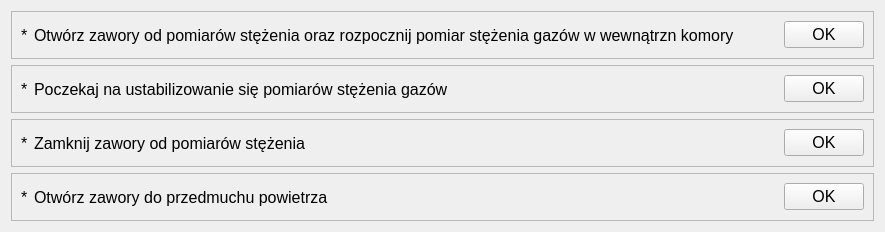
<?xml version="1.0" encoding="UTF-8"?>
<ui version="4.0">
 <class>NowyTest_8</class>
 <widget class="TestPage" name="NowyTest_8">
  <property name="geometry">
   <rect>
    <x>0</x>
    <y>0</y>
    <width>885</width>
    <height>232</height>
   </rect>
  </property>
  <property name="font">
   <font>
    <pointsize>12</pointsize>
   </font>
  </property>
  <property name="windowTitle">
   <string>WizardPage</string>
  </property>
  <property name="title" stdset="0">
   <string>Rozpoczęcie pomiarów</string>
  </property>
  <property name="subTitle" stdset="0">
   <string>Stanowisko jest gotowe do rozpoczęcia pomiarów.</string>
  </property>
  <layout class="QVBoxLayout" name="verticalLayout">
   <item>
    <widget class="QFrame" name="frame_1">
     <property name="frameShape">
      <enum>QFrame::StyledPanel</enum>
     </property>
     <property name="frameShadow">
      <enum>QFrame::Raised</enum>
     </property>
     <layout class="QHBoxLayout" name="horizontalLayout">
      <item>
       <widget class="QLabel" name="arrow_1">
        <property name="text">
         <string>*</string>
        </property>
       </widget>
      </item>
      <item>
       <widget class="QLabel" name="txt_1">
        <property name="text">
         <string>Otwórz zawory od pomiarów stężenia oraz rozpocznij pomiar stężenia gazów w wewnątrzn komory</string>
        </property>
       </widget>
      </item>
      <item>
       <spacer name="horizontalSpacer">
        <property name="orientation">
         <enum>Qt::Horizontal</enum>
        </property>
        <property name="sizeHint" stdset="0">
         <size>
          <width>332</width>
          <height>20</height>
         </size>
        </property>
       </spacer>
      </item>
      <item>
       <widget class="QPushButton" name="pbOK_1">
        <property name="text">
         <string>OK</string>
        </property>
       </widget>
      </item>
     </layout>
    </widget>
   </item>
   <item>
    <widget class="QFrame" name="frame_2">
     <property name="frameShape">
      <enum>QFrame::StyledPanel</enum>
     </property>
     <property name="frameShadow">
      <enum>QFrame::Raised</enum>
     </property>
     <layout class="QHBoxLayout" name="horizontalLayout_2">
      <item>
       <widget class="QLabel" name="arrow_2">
        <property name="text">
         <string>*</string>
        </property>
       </widget>
      </item>
      <item>
       <widget class="QLabel" name="txt_2">
        <property name="text">
         <string>Poczekaj na ustabilizowanie się pomiarów stężenia gazów</string>
        </property>
       </widget>
      </item>
      <item>
       <spacer name="horizontalSpacer_2">
        <property name="orientation">
         <enum>Qt::Horizontal</enum>
        </property>
        <property name="sizeHint" stdset="0">
         <size>
          <width>426</width>
          <height>20</height>
         </size>
        </property>
       </spacer>
      </item>
      <item>
       <widget class="QPushButton" name="pbOK_2">
        <property name="text">
         <string>OK</string>
        </property>
       </widget>
      </item>
     </layout>
    </widget>
   </item>
   <item>
    <widget class="QFrame" name="frame_3">
     <property name="frameShape">
      <enum>QFrame::StyledPanel</enum>
     </property>
     <property name="frameShadow">
      <enum>QFrame::Raised</enum>
     </property>
     <layout class="QHBoxLayout" name="horizontalLayout_4">
      <item>
       <widget class="QLabel" name="arrow_3">
        <property name="text">
         <string>*</string>
        </property>
       </widget>
      </item>
      <item>
       <widget class="QLabel" name="txt_3">
        <property name="text">
         <string>Zamknij zawory od pomiarów stężenia</string>
        </property>
       </widget>
      </item>
      <item>
       <spacer name="horizontalSpacer_4">
        <property name="orientation">
         <enum>Qt::Horizontal</enum>
        </property>
        <property name="sizeHint" stdset="0">
         <size>
          <width>40</width>
          <height>20</height>
         </size>
        </property>
       </spacer>
      </item>
      <item>
       <widget class="QPushButton" name="pbOK_3">
        <property name="text">
         <string>OK</string>
        </property>
       </widget>
      </item>
     </layout>
    </widget>
   </item>
   <item>
    <widget class="QFrame" name="frame_4">
     <property name="frameShape">
      <enum>QFrame::StyledPanel</enum>
     </property>
     <property name="frameShadow">
      <enum>QFrame::Raised</enum>
     </property>
     <layout class="QHBoxLayout" name="horizontalLayout_5">
      <item>
       <widget class="QLabel" name="arrow_4">
        <property name="text">
         <string>*</string>
        </property>
       </widget>
      </item>
      <item>
       <widget class="QLabel" name="txt_4">
        <property name="text">
         <string>Otwórz zawory do przedmuchu powietrza</string>
        </property>
       </widget>
      </item>
      <item>
       <spacer name="horizontalSpacer_5">
        <property name="orientation">
         <enum>Qt::Horizontal</enum>
        </property>
        <property name="sizeHint" stdset="0">
         <size>
          <width>40</width>
          <height>20</height>
         </size>
        </property>
       </spacer>
      </item>
      <item>
       <widget class="QPushButton" name="pbOK_4">
        <property name="text">
         <string>OK</string>
        </property>
       </widget>
      </item>
     </layout>
    </widget>
   </item>
  </layout>
 </widget>
 <customwidgets>
  <customwidget>
   <class>TestPage</class>
   <extends>QWidget</extends>
   <header>testpage.h</header>
   <container>1</container>
  </customwidget>
 </customwidgets>
 <resources/>
 <connections/>
</ui>
